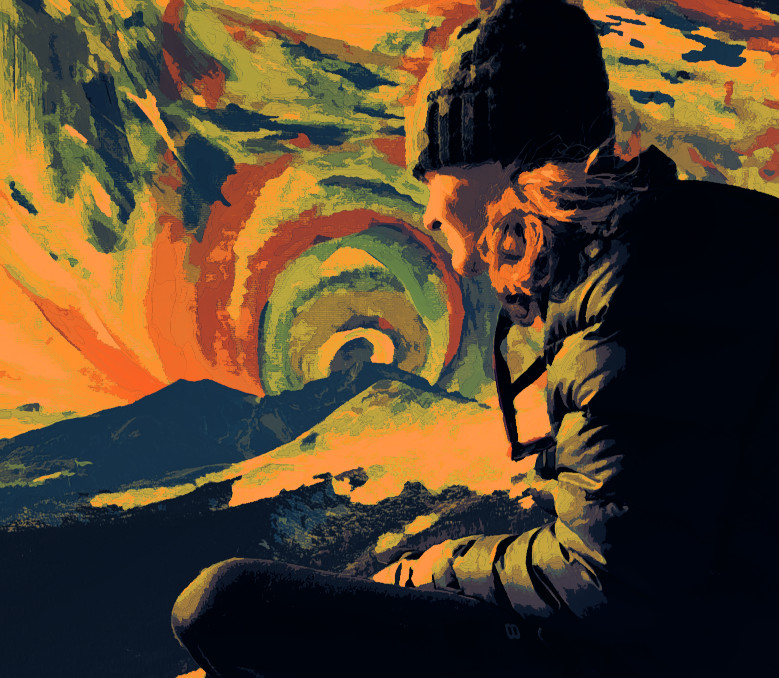
#> input picture my_image.jpg, 779 x 678 px
$ python correct_colour.py .. out ../my_image.jpg
#> lines starting #> are read from the running program, lines starting #| are printed output that depends on the picture
#!/usr/bin/env python3
"""Non-destructive corrections for already-exported JPEGs.

Targets the three things measurably wrong across the portfolio set:
  1. colour casts (yellow-green and teal skies)
  2. no black point (nothing near 0 -> flat, hazy)
  3. oversaturation on a few frames

Deliberately conservative. Gains are clamped so a genuine golden hour stays
golden -- the goal is to remove a cast, not to neutralise the light.

Vignetting is NOT corrected here: it is baked into the pixels and inverting it
amplifies corner noise. That one has to be fixed at the source.
"""

import sys
from pathlib import Path

import numpy as np
from PIL import Image

Image.MAX_IMAGE_PIXELS = None

# --- tunables -------------------------------------------------------------
WB_STRENGTH = 0.70      # 0 = off, 1 = fully neutralise the shadows
WB_GAIN_MIN = 0.88      # clamp so warm light survives correction
WB_GAIN_MAX = 1.14
SHADOW_PCT = 22.0       # shadows are skylit and should be near-neutral
SHADOW_FLOOR = 8        # ignore near-black pixels: that is noise, not colour
CAST_DEADBAND = 15.0     # below this the shadows are already neutral -- leave WB alone
BLACK_PCT = 0.05        # percentile mapped to true black
BLACK_MAX_SHIFT = 14    # never lift/crush more than this many levels
SAT_TARGET = 118        # only pulled down when above SAT_TRIGGER
SAT_TRIGGER = 128


def white_balance(rgb: np.ndarray) -> tuple[np.ndarray, tuple]:
    """Neutralise the SHADOWS, not the highlights.

    Outdoor shadow is lit by skylight and should sit close to neutral, so a warm
    or teal shadow is a cast. Highlights carry the real colour of the sun -- a
    golden hour sky is legitimately orange, and balancing against it destroys
    exactly the light worth keeping.
    """
    lum = rgb @ np.array([0.2126, 0.7152, 0.0722])
    mask = (lum <= np.percentile(lum, SHADOW_PCT)) & (lum > SHADOW_FLOOR)
    if mask.sum() < 500:
        return rgb, (1.0, 1.0, 1.0)

    means = rgb[mask].mean(axis=0)
    if abs(means[0] - means[2]) < CAST_DEADBAND:
        return rgb, (1.0, 1.0, 1.0)  # already neutral; touching it can only hurt

    gains = np.clip((means.mean() / means) ** WB_STRENGTH, WB_GAIN_MIN, WB_GAIN_MAX)
    return np.clip(rgb * gains, 0, 255), tuple(round(g, 3) for g in gains)


def black_point(rgb: np.ndarray) -> tuple[np.ndarray, float]:
    """Set a real black point. This is what removes the hazy, lifted look."""
    lum = rgb @ np.array([0.2126, 0.7152, 0.0722])
    lo = float(np.percentile(lum, BLACK_PCT))
    shift = min(lo, BLACK_MAX_SHIFT)
    if shift <= 0.5:
        return rgb, 0.0
    return np.clip((rgb - shift) * (255.0 / (255.0 - shift)), 0, 255), round(shift, 1)


def desaturate(rgb: np.ndarray) -> tuple[np.ndarray, float]:
    """Pull back only the frames that measure oversaturated. Most are untouched."""
    hsv = np.asarray(Image.fromarray(rgb.astype(np.uint8), "RGB").convert("HSV"),
                     dtype=np.float64)
    sat = hsv[:, :, 1].mean()
    if sat <= SAT_TRIGGER:
        return rgb, 1.0
    factor = max(SAT_TARGET / sat, 0.85)
    grey = (rgb @ np.array([0.2126, 0.7152, 0.0722]))[:, :, None]
    return np.clip(grey + (rgb - grey) * factor, 0, 255), round(factor, 3)


def process(src: Path, dst: Path, review_dir: Path | None = None) -> str:
    original = Image.open(src)
#> original is the input picture: PIL image 779x678 RGB; mean R, G, B 88.2, 68.4, 44.1
    # Carry EXIF across. Pillow drops it silently on save, and an earlier
    # version of this script therefore stripped camera, lens and capture date
    # from every corrected master. With the RAWs gone those masters are the
    # only originals left, so losing their metadata is not recoverable.
    exif = original.info.get("exif")
    icc = original.info.get("icc_profile")
    rgb = np.asarray(original.convert("RGB"), dtype=np.float64)
    rgb, gains = white_balance(rgb)
#> in white_balance, `lum = rgb @ np.array([0.2126, 0.7152, 0.0722])`:
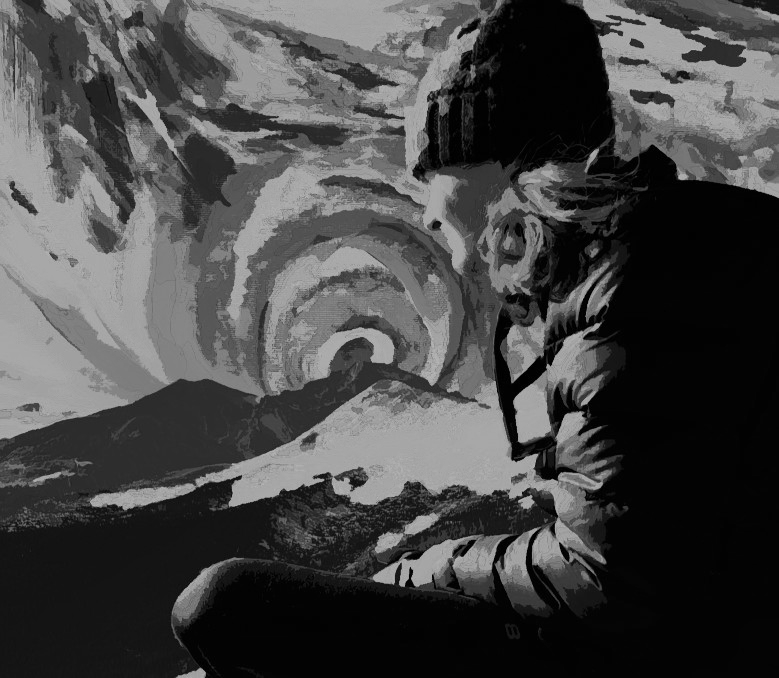
#> lum: shape (678, 779) float64; min 0, max 186.9, mean 70.8
#> in white_balance, `mask = (lum <= np.percentile(lum, SHADOW_PCT)) & (lum > SHADOW_FLOOR)`: mask: shape (678, 779) bool; every value is 0
#> gains = (1, 1, 1)
    rgb, shift = black_point(rgb)
#> in black_point, `lo = float(np.percentile(lum, BLACK_PCT))`: lo = 0.361
#> shift = 0
    rgb, satf = desaturate(rgb)
#> in desaturate, `hsv = np.asarray(Image.fromarray(rgb.astype(np.uint8), "RGB").convert(..`:
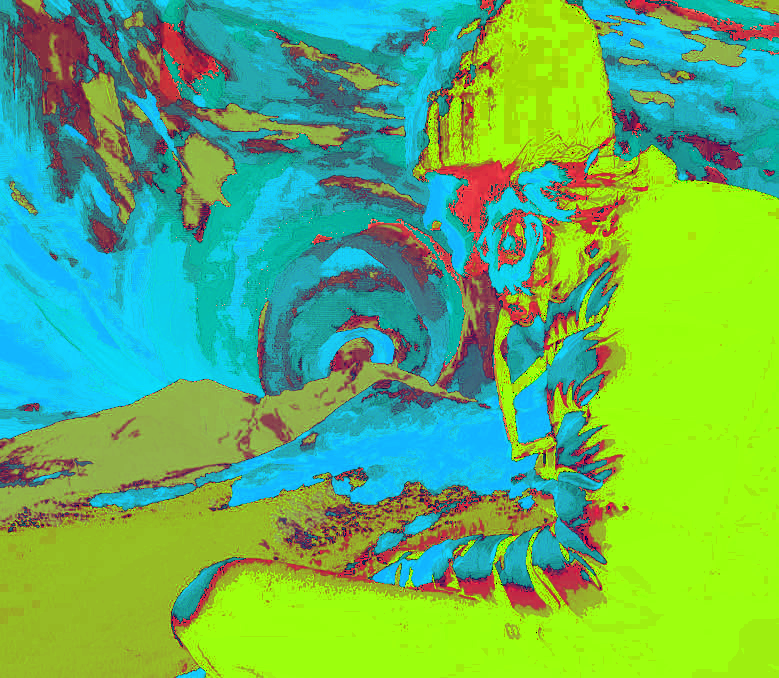
#> hsv: shape (678, 779, 3) float64; mean R, G, B 100.2, 180, 99.9
#> in desaturate, `sat = hsv[:, :, 1].mean()`: sat = 180
#> in desaturate, `factor = max(SAT_TARGET / sat, 0.85)`: factor = 0.85
#> satf = 0.85

    out = Image.fromarray(rgb.astype(np.uint8), "RGB")
    dst.parent.mkdir(parents=True, exist_ok=True)
    save_kw = {"quality": 95, "subsampling": 0}
    if exif:
        save_kw["exif"] = exif
    if icc:
        save_kw["icc_profile"] = icc
    out.save(dst, "JPEG", **save_kw)

    if review_dir:
        review_dir.mkdir(parents=True, exist_ok=True)
        before = Image.open(src).convert("RGB")
        w = 900
        b = before.resize((w, round(w * before.height / before.width)), Image.LANCZOS)
        a = out.resize((w, round(w * out.height / out.width)), Image.LANCZOS)
        pair = Image.new("RGB", (w * 2 + 12, b.height), (20, 20, 20))
#> pair: PIL image 1812x783 RGB; every value is 20
        pair.paste(b, (0, 0))
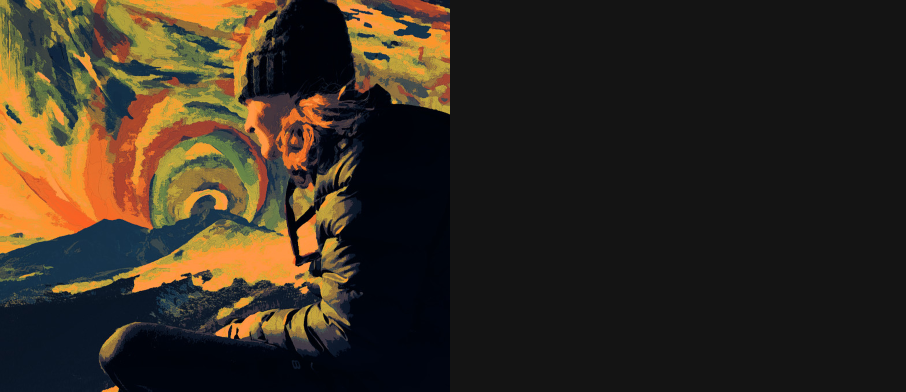
#> pair: PIL image 1812x783 RGB (shown at 1/2 size); mean R, G, B 53.9, 44, 32
        pair.paste(a, (w + 12, 0))
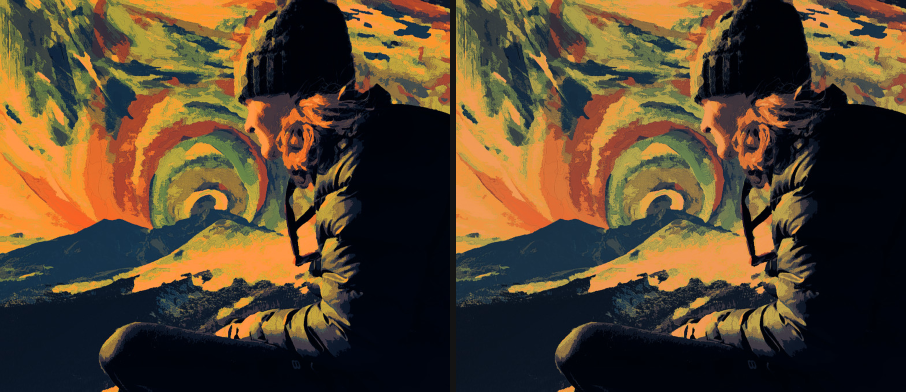
#> pair: PIL image 1812x783 RGB (shown at 1/2 size); mean R, G, B 86.2, 68, 45.7
        pair.save(review_dir / f"{src.stem}-compare.jpg", "JPEG", quality=88)

    return f"{src.stem:<24} wb={gains}  black=-{shift}  sat x{satf}"


if __name__ == "__main__":
    src_dir = Path(sys.argv[1])
    dst_dir = Path(sys.argv[2])
    review = Path(sys.argv[3]) if len(sys.argv) > 3 else None
    names = sys.argv[4:]

    files = ([src_dir / n for n in names] if names
             else sorted(f for f in src_dir.glob("*.jpg")))
    for f in files:
        print(process(f, dst_dir / f.name, review), flush=True)
